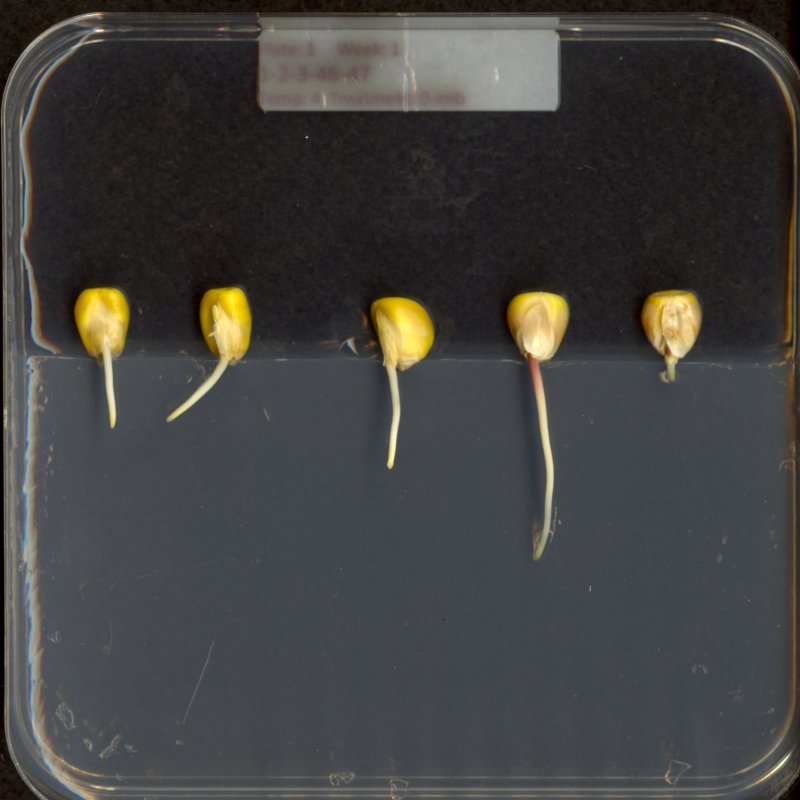
#> input picture img_processing_data/maize-roots.tif, 800 x 800 px
$ jupyter execute NumPy_example_1.ipynb
#> lines starting #> are read from the running program, lines starting #| are printed output that depends on the picture
[cell 1]
import skimage.io
import numpy as np
import matplotlib.pyplot as plt
import skimage.draw

[cell 2]
# load the maize seeding picture
maize = skimage.io.imread(fname='img_processing_data/maize-roots.tif')
#> maize is the input picture: shape (800, 800, 3); mean R, G, B 66.1, 65.7, 64.6
plt.imshow(maize)

[cell 3]
# create a mask of the size of the picture
mask = np.ones(shape=maize.shape[0:2], dtype='bool')

[cell 4]
# draw a rectangular black area in this blank mask by specifying the upper left and down right corner
rr,cc = skimage.draw.rectangle(start = (357,44), end = (740, 720))

[cell 5]
# see what rr and cc are
rr.shape

[cell 6]
cc.shape

[cell 7]
# rr and cc are 677 by 384 arrays

[cell 8]
mask[rr,cc] = False # why the assignment is done by rr,cc?
plt.imshow(mask, cmap='gray')
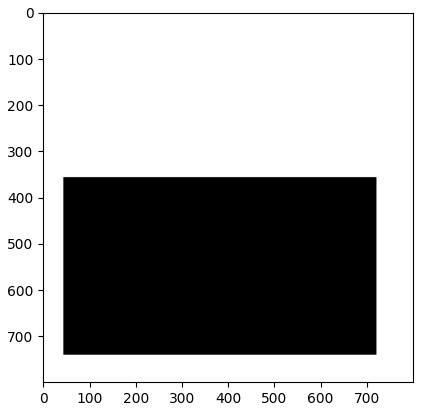
#> figure drawn by matplotlib, 1 panel
